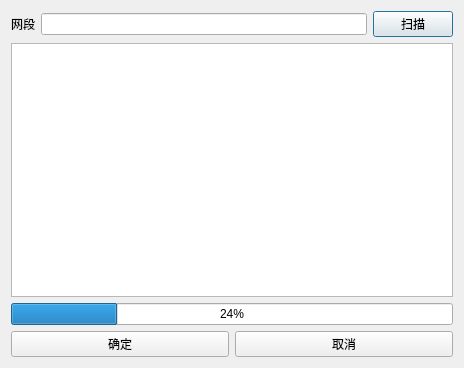
<?xml version="1.0" encoding="UTF-8"?>
<ui version="4.0">
 <class>NetdetDialog</class>
 <widget class="QDialog" name="NetdetDialog">
  <property name="geometry">
   <rect>
    <x>0</x>
    <y>0</y>
    <width>464</width>
    <height>368</height>
   </rect>
  </property>
  <property name="windowTitle">
   <string>Database Detect</string>
  </property>
  <layout class="QGridLayout" name="gridLayout">
   <item row="0" column="0">
    <layout class="QVBoxLayout" name="verticalLayout">
     <item>
      <layout class="QHBoxLayout" name="horizontalLayout">
       <item>
        <widget class="QLabel" name="label">
         <property name="text">
          <string>网段</string>
         </property>
        </widget>
       </item>
       <item>
        <widget class="QLineEdit" name="lnEdtNetworkSegment"/>
       </item>
       <item>
        <widget class="QPushButton" name="btnScan">
         <property name="text">
          <string>扫描</string>
         </property>
        </widget>
       </item>
      </layout>
     </item>
     <item>
      <widget class="QTableView" name="tableView"/>
     </item>
     <item>
      <widget class="QProgressBar" name="progressBar">
       <property name="value">
        <number>24</number>
       </property>
      </widget>
     </item>
     <item>
      <layout class="QHBoxLayout" name="horizontalLayout_2">
       <item>
        <widget class="QPushButton" name="btnConfirm">
         <property name="text">
          <string>确定</string>
         </property>
        </widget>
       </item>
       <item>
        <widget class="QPushButton" name="btnCancel">
         <property name="text">
          <string>取消</string>
         </property>
        </widget>
       </item>
      </layout>
     </item>
    </layout>
   </item>
  </layout>
 </widget>
 <layoutdefault spacing="6" margin="11"/>
 <resources/>
 <connections/>
</ui>
